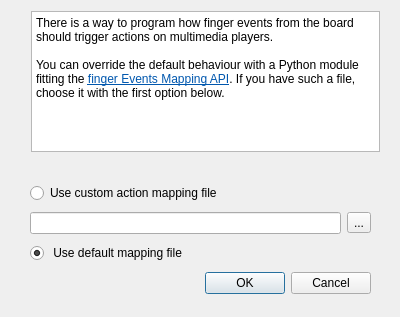
<ui version="4.0" >
 <class>Dialog</class>
 <widget class="QDialog" name="Dialog" >
  <property name="geometry" >
   <rect>
    <x>0</x>
    <y>0</y>
    <width>400</width>
    <height>317</height>
   </rect>
  </property>
  <property name="windowTitle" >
   <string>Change multimedia behaviour</string>
  </property>
  <widget class="QTextBrowser" name="textBrowser" >
   <property name="enabled" >
    <bool>true</bool>
   </property>
   <property name="geometry" >
    <rect>
     <x>31</x>
     <y>11</y>
     <width>349</width>
     <height>141</height>
    </rect>
   </property>
   <property name="html" >
    <string>&lt;!DOCTYPE HTML PUBLIC "-//W3C//DTD HTML 4.0//EN" "http://www.w3.org/TR/REC-html40/strict.dtd">
&lt;html>&lt;head>&lt;meta name="qrichtext" content="1" />&lt;style type="text/css">
p, li { white-space: pre-wrap; }
&lt;/style>&lt;/head>&lt;body style=" font-family:'DejaVu Sans'; font-size:9pt; font-weight:400; font-style:normal;">
&lt;p style=" margin-top:0px; margin-bottom:0px; margin-left:0px; margin-right:0px; -qt-block-indent:0; text-indent:0px;">There is a way to program how finger events from the board should trigger actions on multimedia players.&lt;/p>
&lt;p style="-qt-paragraph-type:empty; margin-top:0px; margin-bottom:0px; margin-left:0px; margin-right:0px; -qt-block-indent:0; text-indent:0px;">&lt;/p>
&lt;p style=" margin-top:0px; margin-bottom:0px; margin-left:0px; margin-right:0px; -qt-block-indent:0; text-indent:0px;">You can override the default behaviour with a Python module fitting the &lt;a href="http://code.google.com/p/ptitunes/wiki/fingerEventsMappingAPI">&lt;span style=" text-decoration: underline; color:#0057ae;">finger Events Mapping API&lt;/span>&lt;/a>. If you have such a file, choose it with the first option below.&lt;/p>&lt;/body>&lt;/html></string>
   </property>
   <property name="openExternalLinks" >
    <bool>true</bool>
   </property>
   <property name="openLinks" >
    <bool>true</bool>
   </property>
  </widget>
  <widget class="QWidget" name="" >
   <property name="geometry" >
    <rect>
     <x>30</x>
     <y>180</y>
     <width>341</width>
     <height>121</height>
    </rect>
   </property>
   <layout class="QVBoxLayout" name="verticalLayout" >
    <item>
     <widget class="QRadioButton" name="radioButton" >
      <property name="text" >
       <string>Use custom action mapping file</string>
      </property>
     </widget>
    </item>
    <item>
     <layout class="QHBoxLayout" name="horizontalLayout" >
      <item>
       <widget class="QLineEdit" name="lineEdit" >
        <property name="text" >
         <string/>
        </property>
       </widget>
      </item>
      <item>
       <widget class="QToolButton" name="toolButton" >
        <property name="text" >
         <string>...</string>
        </property>
       </widget>
      </item>
     </layout>
    </item>
    <item>
     <widget class="QRadioButton" name="radioButton_2" >
      <property name="text" >
       <string> Use default mapping file</string>
      </property>
      <property name="checked" >
       <bool>true</bool>
      </property>
     </widget>
    </item>
    <item>
     <widget class="QDialogButtonBox" name="buttonBox" >
      <property name="orientation" >
       <enum>Qt::Horizontal</enum>
      </property>
      <property name="standardButtons" >
       <set>QDialogButtonBox::Cancel|QDialogButtonBox::Ok</set>
      </property>
     </widget>
    </item>
   </layout>
  </widget>
  <zorder>buttonBox</zorder>
  <zorder>toolButton</zorder>
  <zorder>lineEdit</zorder>
  <zorder>radioButton</zorder>
  <zorder>radioButton_2</zorder>
  <zorder>label</zorder>
  <zorder>horizontalSpacer</zorder>
  <zorder>label</zorder>
  <zorder>textBrowser</zorder>
  <zorder>radioButton</zorder>
 </widget>
 <resources/>
 <connections>
  <connection>
   <sender>buttonBox</sender>
   <signal>accepted()</signal>
   <receiver>Dialog</receiver>
   <slot>accept()</slot>
   <hints>
    <hint type="sourcelabel" >
     <x>248</x>
     <y>254</y>
    </hint>
    <hint type="destinationlabel" >
     <x>157</x>
     <y>274</y>
    </hint>
   </hints>
  </connection>
  <connection>
   <sender>buttonBox</sender>
   <signal>rejected()</signal>
   <receiver>Dialog</receiver>
   <slot>reject()</slot>
   <hints>
    <hint type="sourcelabel" >
     <x>316</x>
     <y>260</y>
    </hint>
    <hint type="destinationlabel" >
     <x>286</x>
     <y>274</y>
    </hint>
   </hints>
  </connection>
 </connections>
</ui>
